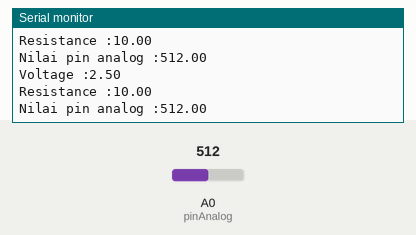
Recording of a sketch running on a simulated Arduino Uno, built with avr-gcc and run on an emulated ATmega328P. Shown: the last lines printed to the serial monitor. The inputs (shaded band) are chosen by the test bench; at power-on: A0 (pinAnalog) = 512.

Above: at 1.8 s.
1.9 s: A0 (pinAnalog) set to 716
At 2.8 s:
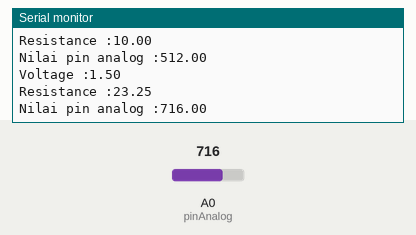
3.4 s: A0 (pinAnalog) set to 900
At 4.7 s:
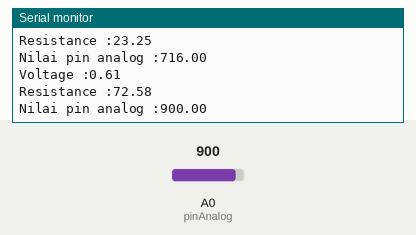
Timing chart, 0 to 6.4 s (numbered marks = the images above; inputs shaded):
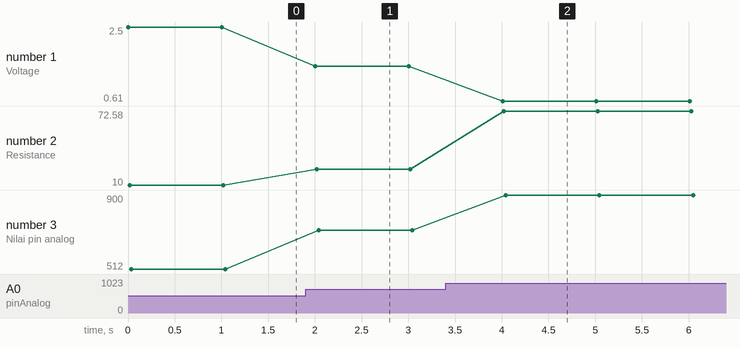

The sketch:

Tugas_Ohmmeter.ino
```cpp
int pinAnalog =0;
float data;
float Vr1;
float Vr2;
float R2;
float R1 = 10;

void setup(){
  Serial.begin(9600);
}

void loop(){
  data = analogRead(pinAnalog);
  Vr2 = data*5/1024;
  Vr1 = 5-Vr2;
  R2 = (Vr2*R1)/(Vr1);
  Serial.print("\nVoltage :");
  Serial.println(Vr1);
  Serial.print("Resistance :");
  Serial.println(R2);
  Serial.print("Nilai pin analog :");
  Serial.print(data);
  delay(1000);
  }
```

Measured:
- after the input at 1.9 s, the serial monitor: prints a new line after 0.10 s (image 1)
- after the input at 3.4 s, the serial monitor: prints a new line after 0.61 s (image 2)
- plotted number 1: 2.5 → 1.5 after the input at 1.9 s, 1.5 → 0.61 after the input at 3.4 s
- plotted number 2: 10 → 23.25 after the input at 1.9 s, 23.25 → 72.58 after the input at 3.4 s
- plotted number 3: 512 → 716 after the input at 1.9 s, 716 → 900 after the input at 3.4 s
